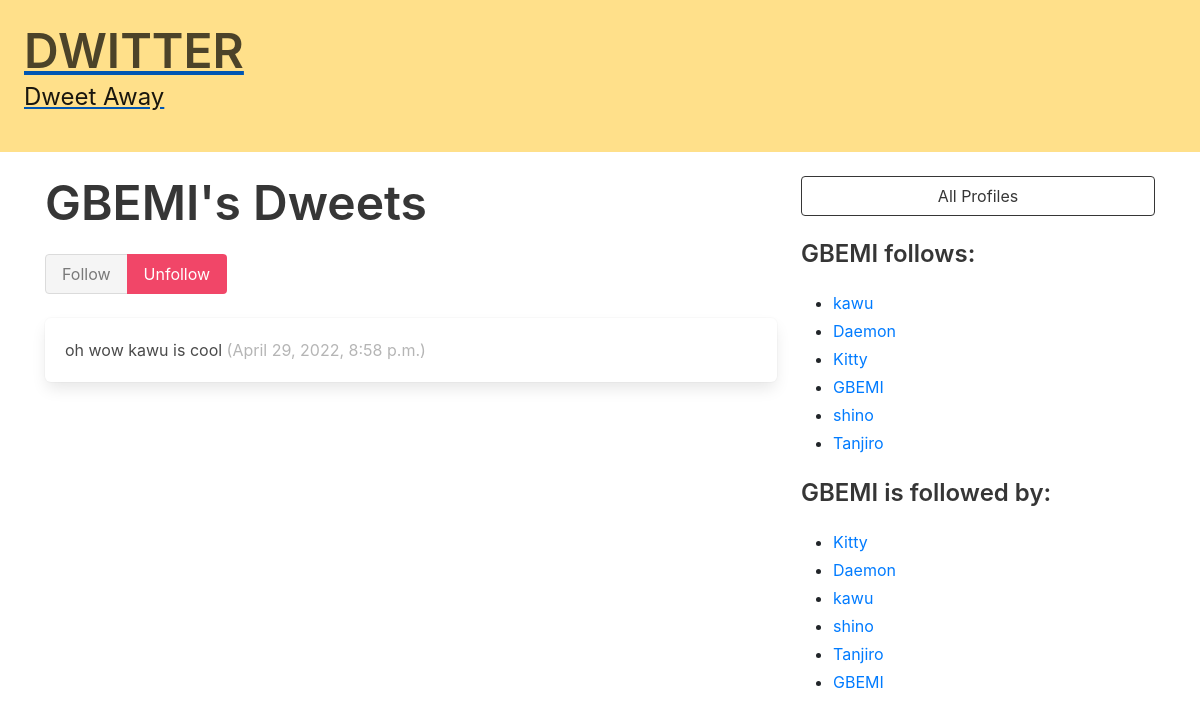
The app's page /profile/4 (signed in) with its own data.
### dwitter/models.py (models this page shows, shortened)
class Profile(models.Model):
    user = models.OneToOneField(User, on_delete=models.CASCADE)
    follows = models.ManyToManyField(
        "self", related_name="followed_by", symmetrical=False, blank=True
    )
    def __str__(self):
        return self.user.username

class Dweet(models.Model):
    user = models.ForeignKey(
        User, related_name="dweets", on_delete=models.DO_NOTHING
    )
    body = models.CharField(max_length=140)
    created_at = models.DateTimeField(auto_now_add=True)

### dwitter/views.py (the view, shortened to what this page needs)
# urls.py: path("profile/<int:pk>", profile, name="profile"),
def profile(request, pk):
    if not hasattr(request.user, 'profile'):
        missing_profile = Profile(user=request.user)
        missing_profile.save()
    profile = Profile.objects.get(pk=pk)
    return render(request, "dwitter/profile.html", {"profile": profile})

### dwitter/templates/dwitter/profile.html (shortened to what this page needs)
{% extends 'base.html' %}
{% block content %}
<div class="column">
    <div class="block">
    <h1 class="title is-1">
        {{profile.user.username|upper}}'s Dweets
    </h1>
    <form method="post">
        <div class="buttons has-addons">
        {% if profile in user.profile.follows.all %}
            <button class="button is-success is-static">
                Follow
            </button>
            <button class="button is-danger"
                    name="follow"
                    value="unfollow">
                Unfollow
            </button>
        {% endif %}
        </div>
    </form>
    </div>
    <div class="content">
        {% for dweet in profile.user.dweets.all %}
            <div class="box">
                {{ dweet.body }}
                <span class="is-small has-text-grey-light">
                    ({{ dweet.created_at }})
                </span>
            </div>
        {% endfor %}
    </div>
</div>
<div class="column is-one-third">
    <div class="block">
        <a href="{% url 'dwitter:profile_list' %}">
            <button class="button is-dark is-outlined is-fullwidth">
                All Profiles
            </button>
        </a>
    </div>
    <div class="block">
        <h3 class="title is-4">
            {{profile.user.username}} follows:
        </h3>
        <div class="content">
            <ul>
            {% for following in profile.follows.all %}
                <li>
                    <a href="{% url 'dwitter:profile' following.id %} ">
                        {{ following }}
                    </a>
                </li>
            {% endfor %}
            </ul>
        </div>
    </div>
    <div class="block">
        <h3 class="title is-4">
            {{profile.user.username}} is followed by:
        </h3>
        <div class="content">
            <ul>
            {% for follower in profile.followed_by.all %}
                <li>
                    <a href="{% url 'dwitter:profile' follower.id %} ">
                        {{ follower }}
                    </a>
                </li>
            {% endfor %}
            </ul>
        </div>
    </div>
</div>
{% endblock content %}

### records on screen
Profile: user.username "GBEMI"
Dweet: body "oh wow kawu is cool", created_at "April 29, 2022, 8:58 p.m."
Profile: user.username "kawu"
Profile: user.username "Daemon"
Profile: user.username "Kitty"
Profile: user.username "shino"
Profile: user.username "Tanjiro"
